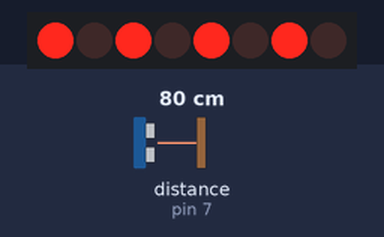
A sketch run on a simulated Arduino Uno, built with avr-gcc and run on an emulated ATmega328P. On the bench: 8 shift-register outputs drawn as a row of LEDs (first output left, lit = HIGH). Wiring (inferred from the names in the program): shift register (74HC595): data pin 13; shift clock pin 11; latch pin 12. Wiring (inferred from the signals the program sends): row of LEDs: on Q0, Q1, Q2, Q3, Q4, Q5, Q6, Q7. The inputs (shaded band) are chosen by the test bench; at power-on: distance to the obstacle (sensor on pin 7) 80 cm. The echo pulse lasts 58.3 µs per cm.

Above: at 1.2 s.
1.3 s: distance to the obstacle (sensor on pin 7) set to 32 cm
2.8 s: distance to the obstacle (sensor on pin 7) set to 27 cm
At 4.2 s:
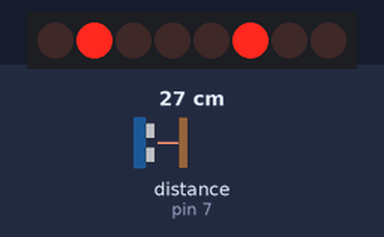
5.3 s: distance to the obstacle (sensor on pin 7) set to 35 cm
At 7.8 s:
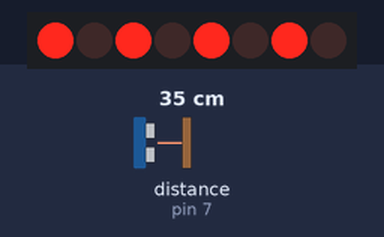
8.3 s: distance to the obstacle (sensor on pin 7) set to 2 cm
At 8.8 s:
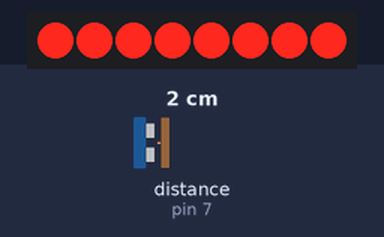
Timing chart, 0 to 11.3 s (numbered marks = the images above; inputs shaded):
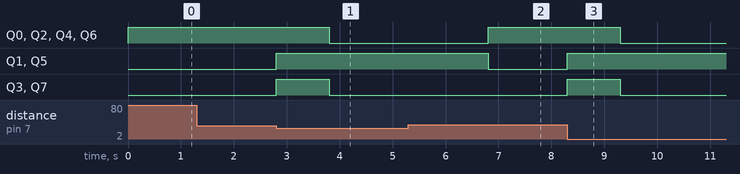

Measured:
- the behaviour switches between 30 and 29 cm on distance to the obstacle (sensor on pin 7) (found by bisection; images 0 and 1)
- after the input at 1.3 s, every drawn part: stays the same
- after the input at 2.8 s, Q0, Q2, Q4, Q6: HIGH → LOW after 1.0 s; Q1, Q5: LOW → HIGH at once; Q3, Q7: LOW → HIGH at once, → LOW 1.0 s later
- after the input at 5.3 s, Q0, Q2, Q4, Q6: LOW → HIGH after 1.5 s; Q1, Q5: HIGH → LOW after 1.5 s
- after the input at 8.3 s, Q0, Q2, Q4, Q6: HIGH → LOW after 1.0 s; Q1, Q5: LOW → HIGH at once; Q3, Q7: LOW → HIGH at once, → LOW 1.0 s later

The sketch:

RijdenKresla.ino
```cpp
#include <NewPing.h>
#include <SoftwareSerial.h>

//Pin connected to latch pin (ST_CP) of 74HC595/ blauw
const int latchPin = 12;
//Pin connected to clock pin (SH_CP) of 74HC595/ groen
const int clockPin = 11;
////Pin connected to Data in (DS) of 74HC595 / geel
const int dataPin = 13;

#define TRIGGER_PIN  6  // Arduino pin tied to trigger pin on the ultrasonic sensor.
#define ECHO_PIN     7  // Arduino pin tied to echo pin on the ultrasonic sensor.
#define MAX_DISTANCE 300 // Maximum distance we want to ping for (in centimeters). Maximum sensor distance is rated at 400-500cm.

boolean WeRijden = false;
int afstand = 0;

NewPing sonar(TRIGGER_PIN, ECHO_PIN, MAX_DISTANCE); // NewPing setup of pins and maximum distance.

//This lets you run the loop a single time for testing
boolean run = true;

void setup() {
  pinMode(latchPin, OUTPUT);
  pinMode(dataPin, OUTPUT);
  pinMode(clockPin, OUTPUT);

  /*

  digitalWrite(latchPin, LOW);
   // shift the bits out:
  shiftOut(dataPin, clockPin, MSBFIRST, 85);

  // turn on the output so the LEDs can light up:
  digitalWrite(latchPin, HIGH);

  delay(4000);

  digitalWrite(latchPin, LOW);
   // shift the bits out:
  shiftOut(dataPin, clockPin, MSBFIRST, 255);

  // turn on the output so the LEDs can light up:
  digitalWrite(latchPin, HIGH);

  delay(4000);

  digitalWrite(latchPin, LOW);
   // shift the bits out:
  shiftOut(dataPin, clockPin, MSBFIRST, 170);

  // turn on the output so the LEDs can light up:
  digitalWrite(latchPin, HIGH);

  delay(4000);

    digitalWrite(latchPin, LOW);
    // shift the bits out:
    shiftOut(dataPin, clockPin, MSBFIRST, 255);
    // turn on the output so the LEDs can light up:
    digitalWrite(latchPin, HIGH);


  // turn on the output so the LEDs can light up:
  digitalWrite(latchPin, HIGH);

  */


}

void loop() {


    unsigned int uS = sonar.ping(); // Send ping, get ping time in microseconds (uS).
    afstand = uS / US_ROUNDTRIP_CM;

    if (afstand >0 && afstand < 30 ) {

      if (WeRijden == true) {

        // Remmen!
        digitalWrite(latchPin, LOW);
        // shift the bits out:
        shiftOut(dataPin, clockPin, MSBFIRST, 255);
        // turn on the output
        digitalWrite(latchPin, HIGH);

        delay(1000);

        // Linksachteruit
        digitalWrite(latchPin, LOW);
        // shift the bits out:
        shiftOut(dataPin, clockPin, MSBFIRST, 34);  // 100
        // turn on the output
        digitalWrite(latchPin, HIGH);

        delay(3000);


        WeRijden = false;
      }

    } else {

      if (WeRijden == false) {
        digitalWrite(latchPin, LOW);
        // shift the bits out:
        shiftOut(dataPin, clockPin, MSBFIRST, 85);  //85
        // turn on the output
        digitalWrite(latchPin, HIGH);

        WeRijden = true;
      }
    }

}
```
